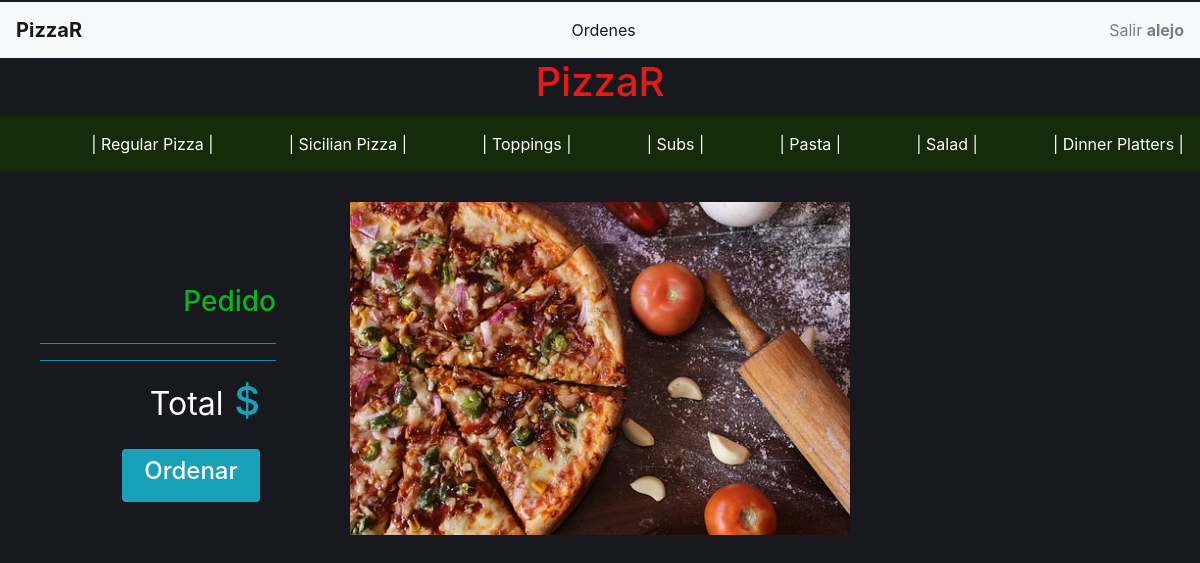
/ (signed in), run on the app's committed database.
### orders/models.py (models this page shows)
class Category(models.Model):
    name=models.CharField(max_length=64)
    def __str__(self):
        return f"{self.name}"

### orders/views.py (the view)
# urls.py: path("", views.index, name="index")
def index(request):
    if not request.user.is_authenticated:
        return render(request,"login.html",{"message":None})
    order_number=User_order.objects.get(user=request.user,status='initiated').order_number
    context = {
        "user":request.user,
        "Checkout":Order2.objects.filter(user=request.user,number=order_number),
        "Checkout_category":Order2.objects.filter(user=request.user,number=order_number).values_list('category').distinct(),
        "Total":list(Order2.objects.filter(user=request.user,number=order_number).aggregate(Sum('price')).values())[0],
        "Category": Category.objects.all(),
        "Order_number":order_number
    }
    return render(request,"index.html",context)

### orders/templates/index.html (shortened to what this page needs)
{% extends "layout.html" %}
{% block body%}
<div class="container">
        <div class="pizza2">
                        <img src="static/pizza2.jpg" alt="">
        </div>
</div>
{% endblock %}

### orders/templates/layout.html (shortened to what this page needs)
<!DOCTYPE html>
<html style="height:100%">
<head>
    {% load static %}
    <link rel="stylesheet" type="text/css" href="{% static 'styles.css' %}">
    <link rel="stylesheet" href="https://maxcdn.bootstrapcdn.com/bootstrap/4.1.3/css/bootstrap.min.css">
</head>
<body style="margin-top: 2px; color: rgb(45, 88, 21); background-color: rgb(24, 24, 31);">
    {% if Category %}
    <nav class="navbar navbar-light bg-light" style="background-color: rgb(27, 27, 27);">
        <a class="navbar-brand" href="{% url 'index' %}"> <b>PizzaR</b> </a>
        <ul class="navbar-nav ml-auto">
            <li class="nav-item active">
                <a class="nav-link" href="{% url 'my_orders' Order_number %}">
                    Ordenes
                </a>
            </li>
        </ul>
        <ul class="navbar-nav ml-auto">
            <li class="nav-item">
                <a class="nav-link " href="{% url 'logout' %}">
                    Salir <strong>{{user.username}}</strong>
                </a>
            </li>
        </ul>
    </nav>
    {% endif %}
    <h1 class='text-center m-0'><a style="color: rgb(230, 25, 25);" href="{% url 'index' %}">PizzaR</a></h1>
    <nav class="navbar navbar-dark" style="background-color: rgb(21, 43, 9); margin-top: 10px;">
        {% for category in Category %}
        <ul class="navbar-nav ml-auto">
            <li class="nav-item active">
                <a href="{% url 'menu' category  %}" class="nav-link ">| {{category}} |</a>
            </li>
        </ul>
        {% endfor %}
    </nav>
    <div>
        {% block body%}
        {% endblock %}
    </div>
    <div id='checkout' class='list-group text-right '>
        {% if Category %}
        <h3 class=' text-right pr-6'>Pedido</h3>
        <ul>
            <hr class='bg-info'>
            <hr class='bg-info'>
            <li class='text-info text-right pr-3 '>
                <h1><small class='text-white'>Total</small> ${{Total|floatformat:2}}</h1>
            </li>
        </ul>
        <a id='place_order' href="{% url 'my_orders' Order_number %}">
            <div class='bg-info w-50 rounded p-2  ml-auto mr-3 text-center text-white '>
                <h4>Ordenar</h4>
            </div>
        </a>
        {% endif %}
    </div>
</body>
</html>

### orders/static/styles.css (style rules this page uses)
#checkout { color:rgb(0, 184, 31); margin-top: -250px; top:33%; right:0%; width:23%; }
li { list-style-type: none; }
.pizza2 { margin-top: 30px; }
.container div img { width: 500px; display:block; margin:auto; }

### data on the page
Category: name "Regular Pizza"
Category: name "Sicilian Pizza"
Category: name "Toppings"
Category: name "Subs"
Category: name "Pasta"
Category: name "Salad"
Category: name "Dinner Platters"

### other printed values
{{ user.username }} "alejo"
